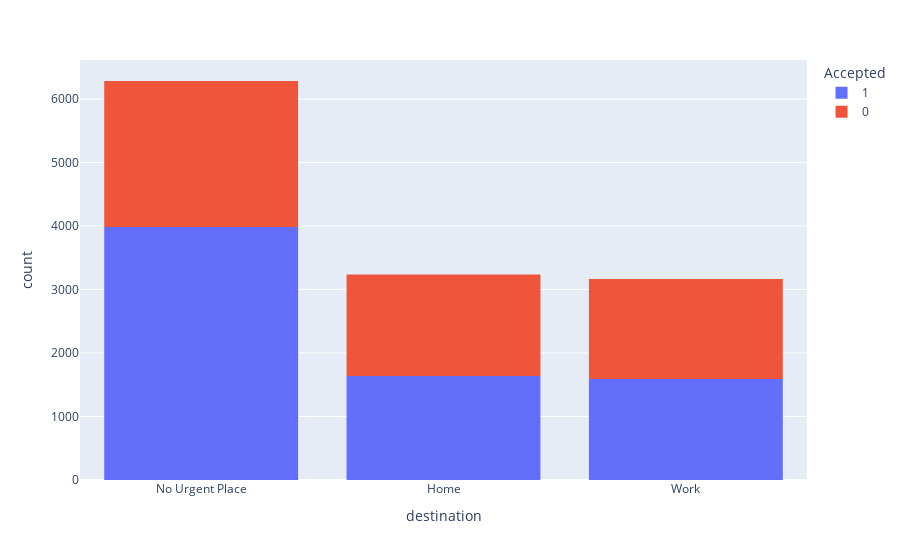

The code cell stored with this chart in its notebook:
### Markdown cell above
#### Start Explore Accepted Coponus Driver Profiles
    Gender, Destination, Weather, Income Attributes for Accepted and Decline Coponus People

### Code cell
data['Accepted'] = data['Y']
data.replace({'Accepted' : {0 : "NO" ,  1 : "YES"}})
data['Accepted'] = data['Accepted'].astype(object)
px.histogram(data, x='destination', color= 'Accepted')

### Figure 1 — Plotly figure (JSON) as saved in the notebook; plotly's stock layout.template omitted (floating-point values rounded to 4 significant figures; data arrays with more than 128 entries replaced by an {"elided": "..."} marker saying what was removed)
{"data": [{"alignmentgroup": "True", "bingroup": "x", "hovertemplate": "Accepted=1<br>destination=%{x}<br>count=%{y}<extra></extra>", "legendgroup": "1", "marker": {"color": "#636efa", "pattern": {"shape": ""}}, "name": "1", "offsetgroup": "1", "orientation": "v", "showlegend": true, "type": "histogram", "x": {"elided": "7210 str values"}, "xaxis": "x", "yaxis": "y"}, {"alignmentgroup": "True", "bingroup": "x", "hovertemplate": "Accepted=0<br>destination=%{x}<br>count=%{y}<extra></extra>", "legendgroup": "0", "marker": {"color": "#EF553B", "pattern": {"shape": ""}}, "name": "0", "offsetgroup": "0", "orientation": "v", "showlegend": true, "type": "histogram", "x": {"elided": "5474 str values"}, "xaxis": "x", "yaxis": "y"}], "layout": {"barmode": "relative", "legend": {"title": {"text": "Accepted"}, "tracegroupgap": 0}, "margin": {"t": 60}, "xaxis": {"anchor": "y", "domain": [0, 1], "title": {"text": "destination"}}, "yaxis": {"anchor": "x", "domain": [0, 1], "title": {"text": "count"}}}}
